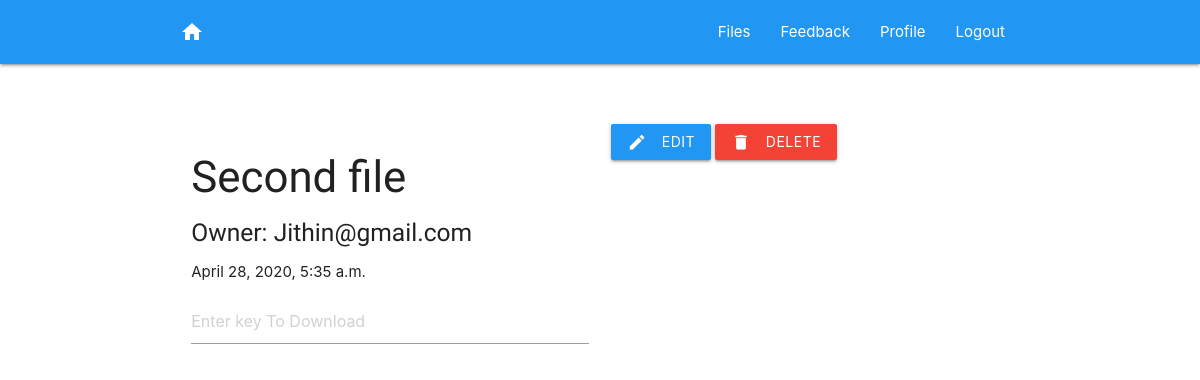
The page /files/detail/2 (signed in) on the database its author committed.
### encryptedfile/models.py (models this page shows, shortened)
class EncryptedFile(models.Model):
    user= models.ForeignKey(MyUser, on_delete=models.CASCADE)
    file_name=models.CharField(max_length=100)
    file_password = models.CharField(max_length=255)
    file_key = models.BinaryField(editable=False,max_length=255)
    file_url = models.FileField(upload_to=user_file_upload)
    created_at = models.DateTimeField(auto_now_add=True)

### customuser/models.py (models this page shows, shortened)
class MyUser(AbstractBaseUser):
    email = models.EmailField(max_length=255, unique=True)
    adhar_id = models.IntegerField(unique=True)
    username = models.CharField(max_length=255)
    is_active=models.BooleanField(default=True)
    is_admin=models.BooleanField(default=False)
    is_staff=models.BooleanField(default=False)
    objects = MyUserManager()
    USERNAME_FIELD='adhar_id'
    REQUIRED_FIELDS=['email', 'username']
    def __str__(self):
        return self.email

### encryptedfile/views.py (the view)
# urls.py: path('detail/<int:pk>', views.FileDetailView.as_view(), name='file_detail'),
class FileDetailView(LoginRequiredMixin, DetailView):
    model = EncryptedFile
    template_name = "encryptedfile/file_detail.html"

### encryptedfile/templates/encryptedfile/file_detail.html (shortened to what this page needs)
{% extends 'base/base.html' %}
{% block content %}
    <section>
        {% include 'base/second_navbar.html' %}
        <div class="container mt-5">
            <div class="row">
                <div class="col s6">
                    <h3>{{ object.file_name | capfirst }}</h3>
                    <h5>Owner: {{ user | capfirst }}</h5>
                    <p>{{ encryptedfile.created_at }}</p>
                    <input placeholder="Enter key To Download" data-id="{{ encryptedfile.id }}" type="text" id="password_ctrl" >
                </div>
                <div class="col s6">
                     <a href="{% url 'file_update' pk=object.id %}" class="waves-effect blue waves-light btn"><i class="material-icons left">edit</i>edit</a>
                    <a href="{% url 'file_delete' pk=object.id %}" class="waves-effect red waves-light btn"><i class="material-icons left">delete</i>delete</a>
                </div>
            </div>
        </div>
    </section>
{% endblock %}

### static/css/style.css (style rules this page uses)
html { margin:0; padding:0; }
h1,h2,h3,h4,h5,h6 { font-family:'Teko'; }
.mt-5 { margin-top: 5%; }

### rows shown on the page
EncryptedFile: file_name "Second file", created_at "April 28, 2020, 5:35 a.m."
MyUser: email "Jithin@gmail.com"
